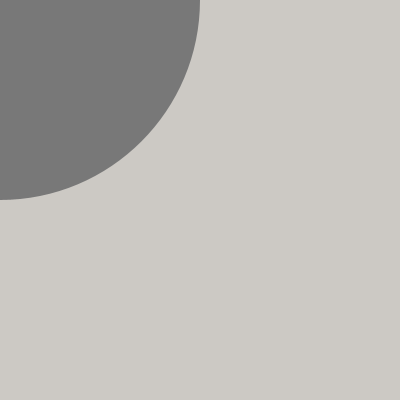
Frame 1 (no input)
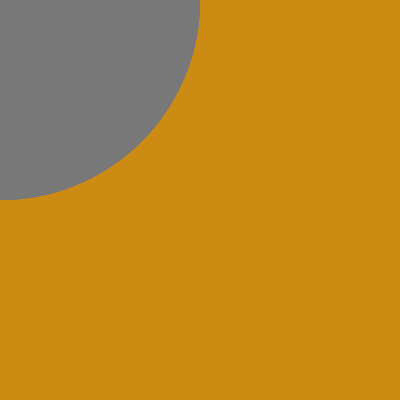
Frame 60 (the mouse pressed at the canvas centre just before this capture)
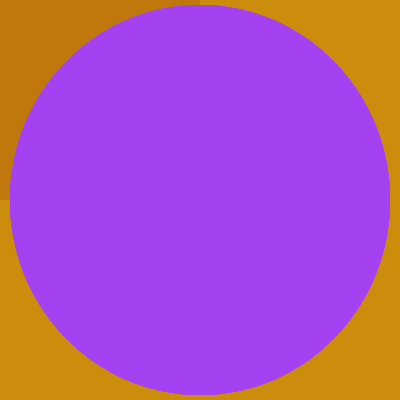
Frame 120 (the mouse held since frame 60 and released just before this capture)

The Processing sketch that drew these frames (run headless with seeded random() and noise(); from frame 60 on, the mouse is pressed at the canvas centre):

// Processing sketch: processing_108877
// ── processing_108877.pde

//Sam Friedlander
//Copywrite Sept, 5th 2013

float x,y,wd,ht;
float rectwidth,rectheight;
color cal;
void setup()
{
  size (400,400);
  fill(146);
  noStroke();
  x=100;
  y=100;
  wd=width;
  ht=height;
  cal= color(120);
  rectwidth=400;
  rectheight=400;
}

void draw()
{
  //background(200,120,8);
  fill(200,120,8,10);
  rect(0,0,400,500);
  fill(cal);
  ellipse (mouseX,mouseY,rectwidth,rectheight);
  
  x = x +1;
}

void mousePressed()
{
 cal=color (random(255),random(255),random(255));
 if (rectheight>11)
 { rectheight=rectheight-10;
 } 
 else
 {rectheight= 400;}
 if (rectwidth>21)
 { rectwidth=rectwidth-20;} 
 else
 {rectwidth= 400;}
 
 
}
